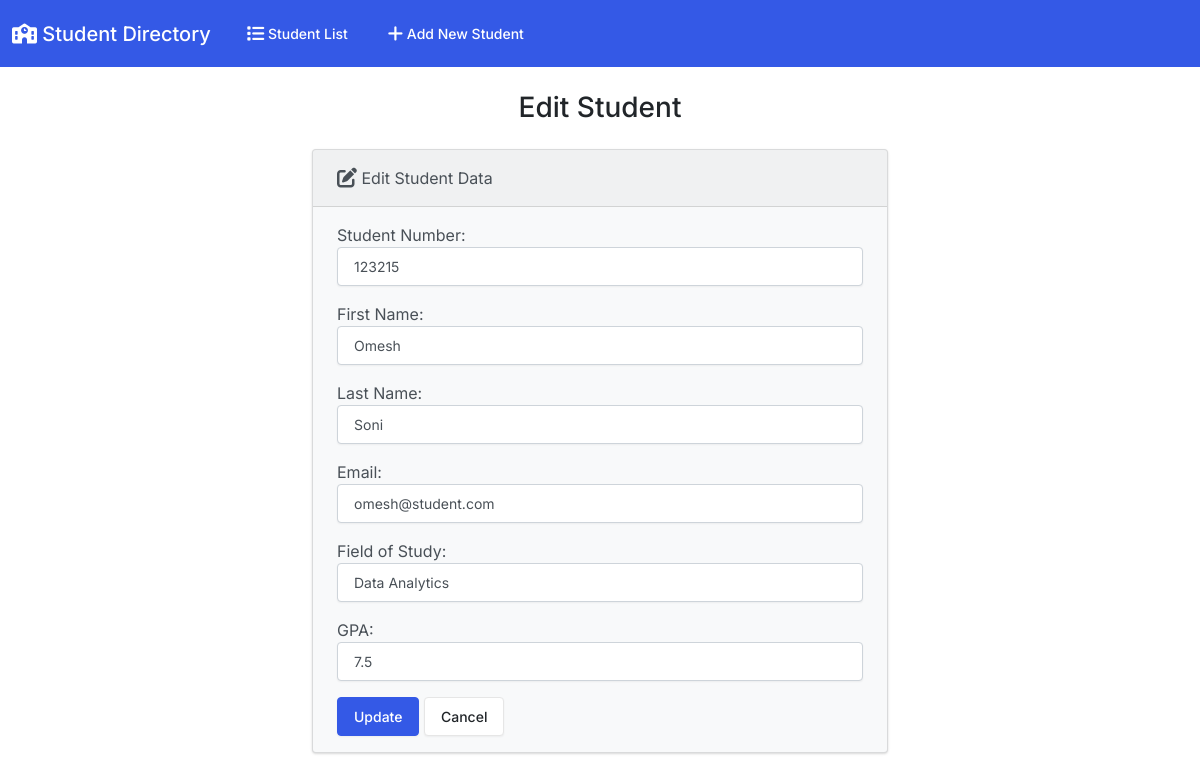
Page /edit/6/ (signed in) on the committed database.
### students/models.py (models this page shows, shortened)
class Student(models.Model):
  student_number = models.PositiveIntegerField()
  first_name = models.CharField(max_length=50)
  last_name = models.CharField(max_length=50)
  email = models.EmailField(max_length=100)
  field_of_study = models.CharField(max_length=50)
  gpa = models.FloatField()
  percentage = models.FloatField(editable=False, null=True, blank=True)

### students/views.py (the view)
# urls.py: path('edit/<int:id>/', views.edit, name='edit'),  # Edit a student
@login_required
def edit(request, id):
  if request.method == 'POST':
    student = Student.objects.get(pk=id)
    form = StudentForm(request.POST, instance=student)
    if form.is_valid():
      form.save()
      return render(request, 'students/edit.html', {
        'form': form,
        'success': True
      })
  else:
    student = Student.objects.get(pk=id)
    form = StudentForm(instance=student)
  return render(request, 'students/edit.html', {
    'form': form
  })

### students/forms.py
class StudentForm(forms.ModelForm):
  class Meta:
    model = Student
    fields = ['student_number', 'first_name', 'last_name', 'email', 'field_of_study', 'gpa']
    labels = {
      'student_number': 'Student Number',
      'first_name': 'First Name',
      'last_name': 'Last Name',
      'email': 'Email',
      'field_of_study': 'Field of Study',
      'gpa': 'GPA'
    }
    widgets = {
      'student_number': forms.NumberInput(attrs={'class': 'form-control'}),
      'first_name': forms.TextInput(attrs={'class': 'form-control'}),
      'last_name': forms.TextInput(attrs={'class': 'form-control'}),
      'email': forms.EmailInput(attrs={'class': 'form-control'}),
      'field_of_study': forms.TextInput(attrs={'class': 'form-control'}),
      'gpa': forms.NumberInput(attrs={'class': 'form-control'}),
    }

### students/templates/students/edit.html (shortened to what this page needs)
{% extends "students/base.html" %}
{% block body %}
  <h3 class="text-center m-4">Edit Student</h3>
  {% if success %}
    <div class="alert alert-success" role="alert">
      The student data was edited successfully.
      <a href="{% url 'index' %}" class="alert-link">Click Here to go to Home Page.</a>
    </div>
  {% else %}
    <div class="row justify-content-center">
      <div class="col-6">
        <div class="card bg-light mb-3">
          <div class="card-header">
            <i class="fa-solid fa-pen-to-square fa-lg"></i> Edit Student Data
          </div>
          <div class="card-body">
            <form action="" method="POST">
              {{ form.as_p }}
              <button type="submit" class="btn btn-primary">Update</button>
              <a href="{% url 'index' %}" class="btn btn-secondary">Cancel</a>
            </form>
          </div>
        </div>
      </div>
    </div>
  {% endif %}
{% endblock %}

### rows in the picture
Student: student_number "123215", first_name "Omesh", last_name "Soni", email "omesh@student.com", field_of_study "Data Analytics", gpa "7.5"
